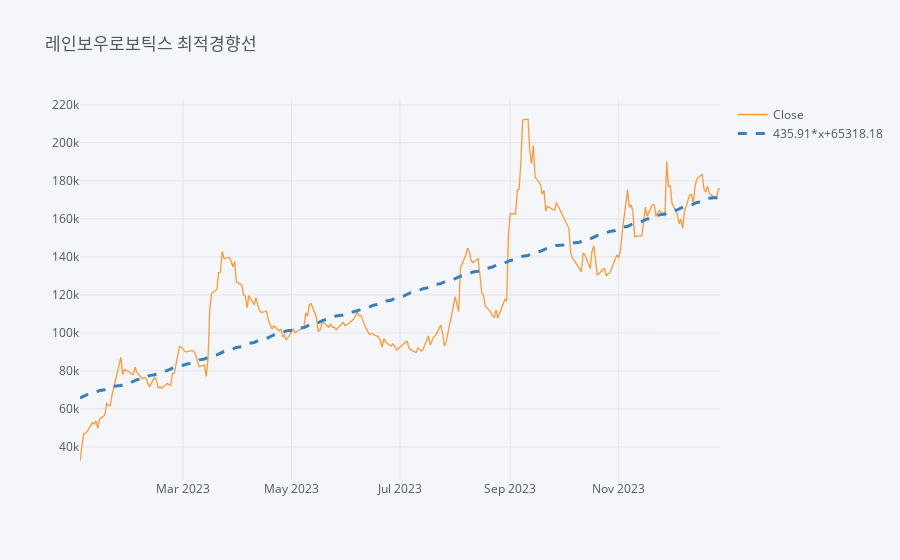

Here is the notebook cell this chart was saved with:
### Code cell
import pandas as pd
import cufflinks as cf
import numpy as np
import warnings
from datetime import datetime
warnings.filterwarnings("ignore")
cf.set_config_file(theme='pearl', world_readable=False)
cf.go_offline()
single_stock = fdr.DataReader('277810', '2023-01-01', '2023-12-31')
single_stock['Close'].iplot(title='레인보우로보틱스 최적경향선', bestfit=True, bestfit_colors=['blue']) # 수익률 시각화, bestfit:최적 경향선 추가(추세 파악 용이)

### Figure 1 — Plotly figure (JSON) as saved in the notebook; plotly's stock layout.template omitted (floating-point values rounded to 4 significant figures; data arrays with more than 128 entries replaced by an {"elided": "..."} marker saying what was removed)
{"data": [{"line": {"color": "rgba(255, 153, 51, 1.0)", "dash": "solid", "shape": "linear", "width": 1.3}, "mode": "lines", "name": "Close", "text": "", "type": "scatter", "x": {"elided": "245 str values"}, "y": {"elided": "245 int values"}}, {"line": {"color": "rgba(55, 128, 191, 1.0)", "dash": "dash", "shape": "linear", "width": 3}, "mode": "lines", "name": "435.91*x+65318.18", "type": "scatter", "x": {"elided": "245 str values"}, "y": {"elided": "245 float values"}}], "layout": {"legend": {"bgcolor": "#F5F6F9", "font": {"color": "#4D5663"}}, "paper_bgcolor": "#F5F6F9", "plot_bgcolor": "#F5F6F9", "title": {"font": {"color": "#4D5663"}, "text": "레인보우로보틱스 최적경향선"}, "xaxis": {"gridcolor": "#E1E5ED", "showgrid": true, "tickfont": {"color": "#4D5663"}, "title": {"font": {"color": "#4D5663"}, "text": ""}, "zerolinecolor": "#E1E5ED"}, "yaxis": {"gridcolor": "#E1E5ED", "showgrid": true, "tickfont": {"color": "#4D5663"}, "title": {"font": {"color": "#4D5663"}, "text": ""}, "zerolinecolor": "#E1E5ED"}}}
